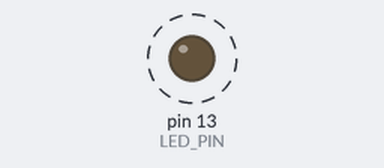
A sketch run on a simulated Arduino Uno, built with avr-gcc and run on an emulated ATmega328P. On the bench: output pins drawn as LEDs (lit = HIGH). Dashed ring = blinking.

Above: at 0.2 s.
Timing chart, 0 to 3.0 s (numbered marks = the images above):
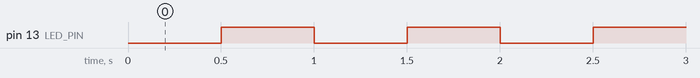

Measured:
- by itself, pin 13 (LED_PIN): alternates HIGH for 0.50 s and LOW for 0.50 s

The sketch:

blink.ino
```cpp
/**
 * blink.ino — Non-blocking LED blink using millis()
 *
 * Blinks the built-in LED at a configurable interval without using delay(),
 * keeping the main loop free to handle other tasks concurrently.
 *
 * Board:  Arduino Uno (or any board with LED_BUILTIN)
 * Author: Power Platform workspace starter
 *
 * Wiring:
 *   No external components required. Uses the on-board LED (pin 13 on Uno).
 *   To drive an external LED: connect anode → pin LED_PIN via 220Ω resistor,
 *   cathode → GND.
 */

// ── Pin definitions ──────────────────────────────────────────────────────────

const uint8_t LED_PIN = LED_BUILTIN;

// ── Configuration ────────────────────────────────────────────────────────────

const uint32_t BLINK_INTERVAL_MS = 500;  // ms between state toggles (on→off or off→on)

// ── State ────────────────────────────────────────────────────────────────────

namespace blink {
  bool          ledState      = LOW;
  uint32_t      lastToggleMs  = 0;
}

// ── Helpers ──────────────────────────────────────────────────────────────────

/**
 * Toggle the LED if the blink interval has elapsed.
 * Must be called every loop iteration to function correctly.
 */
void updateBlink() {
  const uint32_t now = millis();

  if (now - blink::lastToggleMs >= BLINK_INTERVAL_MS) {
    blink::lastToggleMs = now;
    blink::ledState     = !blink::ledState;
    digitalWrite(LED_PIN, blink::ledState);

#ifdef DEBUG
    Serial.print(F("[blink] LED "));
    Serial.println(blink::ledState ? F("ON") : F("OFF"));
#endif
  }
}

// ── Arduino lifecycle ─────────────────────────────────────────────────────────

void setup() {
#ifdef DEBUG
  Serial.begin(115200);
  while (!Serial) { /* wait for USB serial on Leonardo / Micro */ }
  Serial.println(F("[blink] setup complete"));
#endif

  pinMode(LED_PIN, OUTPUT);
  digitalWrite(LED_PIN, LOW);
}

void loop() {
  updateBlink();

  // Add other non-blocking tasks here — they will run concurrently
  // because updateBlink() never blocks.
}
```
